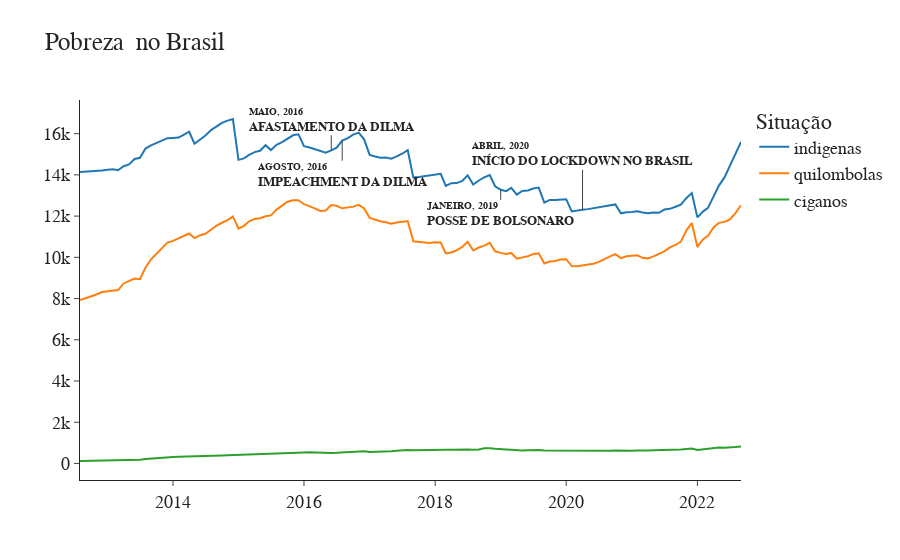

Notebook code for this chart:
### Code cell
fig = go.Figure()


pobreza, pobreza_dilma1, pobreza_dilma2, pobreza_bolsonaro = datas('indigenas_pobreza')


fig.add_trace(go.Scatter(x=df['referencia'], y=df['indigenas_pobreza'], mode='lines', name='indigenas'))

fig.add_trace(go.Scatter(x=df['referencia'], y=df['quilombolas_pobreza'], mode='lines', name='quilombolas'))

fig.add_trace(go.Scatter(x=df['referencia'], y=df['ciganos_pobreza'], mode='lines', name='ciganos'))



fig.add_annotation(x=lockdown_date,y=pobreza,text='<span style="font-size:10px"><b>ABRIL, 2020</b></span><br><sup><b>INÍCIO DO LOCKDOWN NO BRASIL</b></sup>',align='left',ax=0,ay=-55)

fig.add_annotation(x=afastamento_dilma,y=pobreza_dilma1,text='<span style="font-size:10px"><b>MAIO, 2016</b></span><br><sup><b>AFASTAMENTO DA DILMA</b></sup>',align='left',ax= 0)

fig.add_annotation(x=impeachment,y=pobreza_dilma2,text='<span style="font-size:10px"><b>AGOSTO, 2016</b></span><br><sup><b>IMPEACHMENT DA DILMA</b></sup>',align='left',ax= 0, ay=35)

fig.add_annotation(x=posse_bolsonaro,y=pobreza_bolsonaro,text='<span style="font-size:10px"><b>JANEIRO, 2019</b></span><br><sup><b>POSSE DE BOLSONARO</b></sup>',align='left',ax= 0, ay=25)


fig.update_layout(
    title="Pobreza  no Brasil",
    legend_title='Situação',
    font=dict(
        family="Courier New, monospace",
        size=18
    ),
    template = 'simple_white'
)

fig.show()
